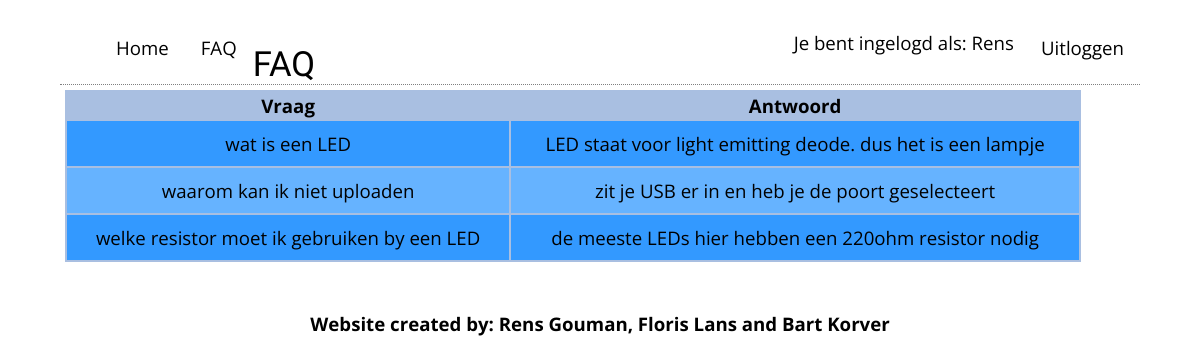
The page /webapp/FAQ (signed in) on the database its author committed.
### tables this page shows
CREATE TABLE IF NOT EXISTS `FAQ` (
  `FAQ_id` int(11) NOT NULL,
  `question` varchar(10000) NOT NULL,
  `answer` varchar(10000) NOT NULL
);

### core/core.php (called while the page is built, shortened)
<?php
function render($filename, $data = null)
{
	require(ROOT . 'view/templates/header.php');
	require(ROOT . 'view/' . $filename . '.php');
	require(ROOT . 'view/templates/footer.php');
}

### controller/webappController.php (called while the page is built, shortened)
<?php
require(ROOT . "model/webappModel.php");
function FAQ()
{
	$allFAQ = getFAQ();
	render("webapp/FAQ", array(
		'questions' => $allFAQ)
);
	exit();
}

### public/index.php (called while the page is built, shortened)
<?php
require(ROOT . "core/core.php");
route();

### model/webappModel.php (called while the page is built, shortened)
<?php
function getFAQ()
{
	$db = openDatabaseConnection();
	$sql = "SELECT * FROM `FAQ`";
	$query = $db->prepare($sql);
	$query->execute();
	return $query->fetchAll();
}

### view/webapp/FAQ.php (the view, shortened to what this page needs)
<h1>FAQ</h1>
<table id="myTable">
	<thead>
		<tr>
			<th colspan="1">Vraag</th>
			<th colspan="2">Antwoord</th>
		</tr>
	</thead>
<tbody>
<?php
foreach ($questions as $question) {
?>
		<tr>
			<td colspan="1"><?= $question["question"] ?></td>
			<td colspan="2"><?= $question["answer"] ?></td>
		</tr>
<?php
	}
?>
	</tbody>
</table>

### public/css/main.css (style rules this page uses)
body { margin: 0 auto; width: 90%; background-image: url('bg.png'); }
body { font-family: Open Sans, Verdana, sans-serif; font-size: 14pt; }
tbody tr:nth-child(odd) { background-color: rgb(51, 153, 255); }
tbody tr:nth-child(even) { background-color: rgb(102, 179, 255); }
td { text-align: center; padding: 10px; }
#myTable { border: 5px solid white; background-color: rgba(50, 102, 184, 0.42); width: 95%; padding: 0px; }
h1 { font-family: Open Sans Condensed, sans-serif; font-weight: normal; font-size: 26pt; }
h1 { text-transform: capitalize; margin: 0; border-bottom: 1px dotted grey; }
* { box-sizing:border-box; }

### rows shown on the page
faq: question "wat is een LED", answer "LED staat voor light emitting deode. dus het is een lampje"
faq: question "waarom kan ik niet uploaden", answer "zit je USB er in en heb je de poort geselecteert"
faq: question "welke resistor moet ik gebruiken by een LED", answer "de meeste LEDs hier hebben een 220ohm resistor nodig"

### other values the page prints
$_SESSION['student_name'] "Rens"
